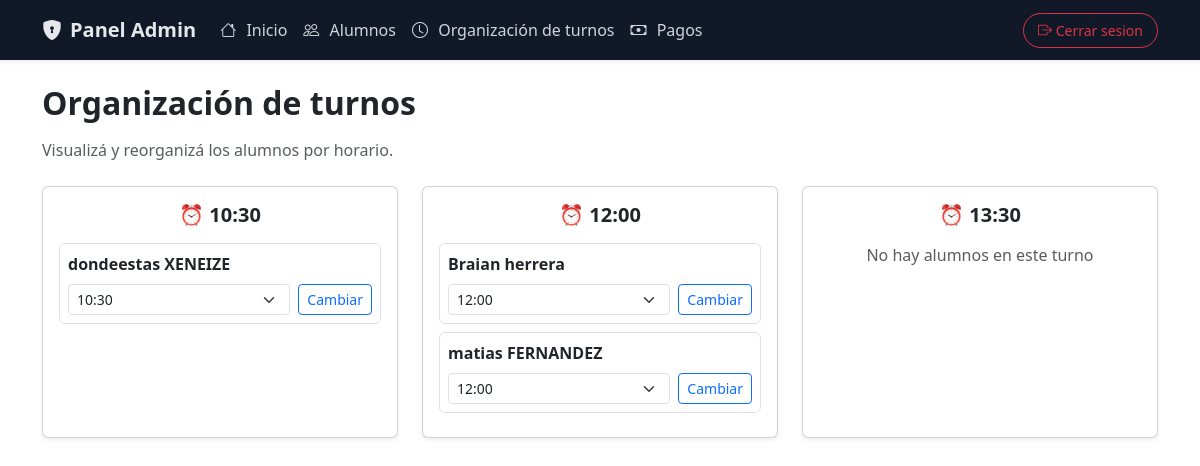
The page /admin/turnos on the database as committed earlier.
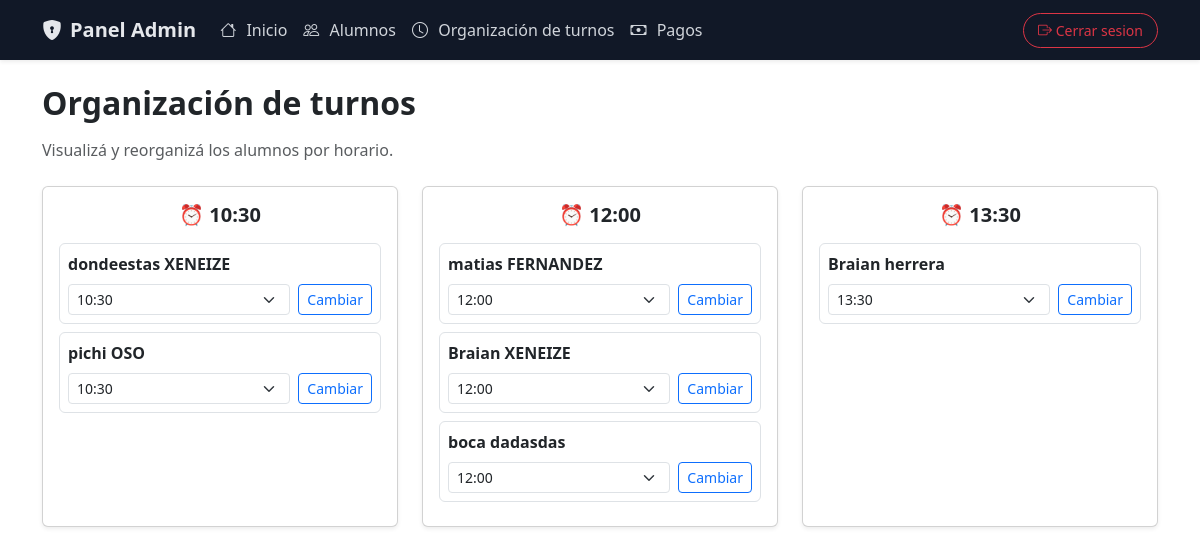
The same page on the database as committed later.
### models.py (models this page shows)
class Alumno(db.Model):
    __tablename__ = "alumnos"
    id = db.Column(db.Integer, primary_key=True)
    nombre = db.Column(db.String(50), nullable=False)
    apellido = db.Column(db.String(50), nullable=False)
    dni = db.Column(db.String(20), nullable=False, unique=True)
    edad = db.Column(db.Integer, nullable=False)
    turno = db.Column(db.String(20), nullable=False)
    fecha_alta = db.Column(db.Date, default=date.today)
    pagos = db.relationship("Pago", backref="alumno", lazy=True)

### main.py (the view)
@app.route("/admin/turnos")
def admin_turnos():
    turnos = {
        "10:30": Alumno.query.filter_by(turno="10:30").all(),
        "12:00": Alumno.query.filter_by(turno="12:00").all(),
        "13:30": Alumno.query.filter_by(turno="13:30").all()
    }
    return render_template("admin/turnos.html", turnos=turnos)

### templates/admin/turnos.html (shortened to what this page needs)
{% extends "admin/base_admin.html" %}
{% block body %}
<h2 class="fw-bold mb-3">Organización de turnos</h2>
<p class="text-muted mb-4">
    Visualizá y reorganizá los alumnos por horario.
</p>
<div class="row g-4">
{% for horario, alumnos in turnos.items() %}
    <div class="col-md-4">
        <div class="card shadow-sm h-100">
            <div class="card-body">
                <h5 class="fw-bold text-center mb-3">⏰ {{ horario }}</h5>
                {% if alumnos %}
                    {% for alumno in alumnos %}
                    <div class="border rounded p-2 mb-2">
                        <strong>{{ alumno.nombre }} {{ alumno.apellido }}</strong>
                        <form
                            action="{{ url_for('cambiar_turno', id=alumno.id) }}"
                            method="POST"
                            class="mt-2 d-flex gap-2">
                            <select name="turno" class="form-select form-select-sm">
                                <option value="10:30" {% if alumno.turno == "10:30" %}selected{% endif %}>10:30</option>
                                <option value="12:00" {% if alumno.turno == "12:00" %}selected{% endif %}>12:00</option>
                                <option value="13:30" {% if alumno.turno == "13:30" %}selected{% endif %}>13:30</option>
                            </select>
                            <button class="btn btn-sm btn-outline-primary">
                                Cambiar
                            </button>
                        </form>
                    </div>
                    {% endfor %}
                {% else %}
                    <p class="text-muted text-center">
                        No hay alumnos en este turno
                    </p>
                {% endif %}
            </div>
        </div>
    </div>
{% endfor %}
</div>
{% endblock %}

Rows that differ between the two databases and show on the page:
added Alumno: nombre "pichi", apellido "OSO", turno "10:30"
added Alumno: nombre "Braian", apellido "XENEIZE", turno "12:00"
added Alumno: nombre "boca", apellido "dadasdas", turno "12:00"
changed Alumno "herrera": moves from the list under "12:00" to the list under "13:30"
Other text that changed with them:
list line gone: "No hay alumnos en este turno"
